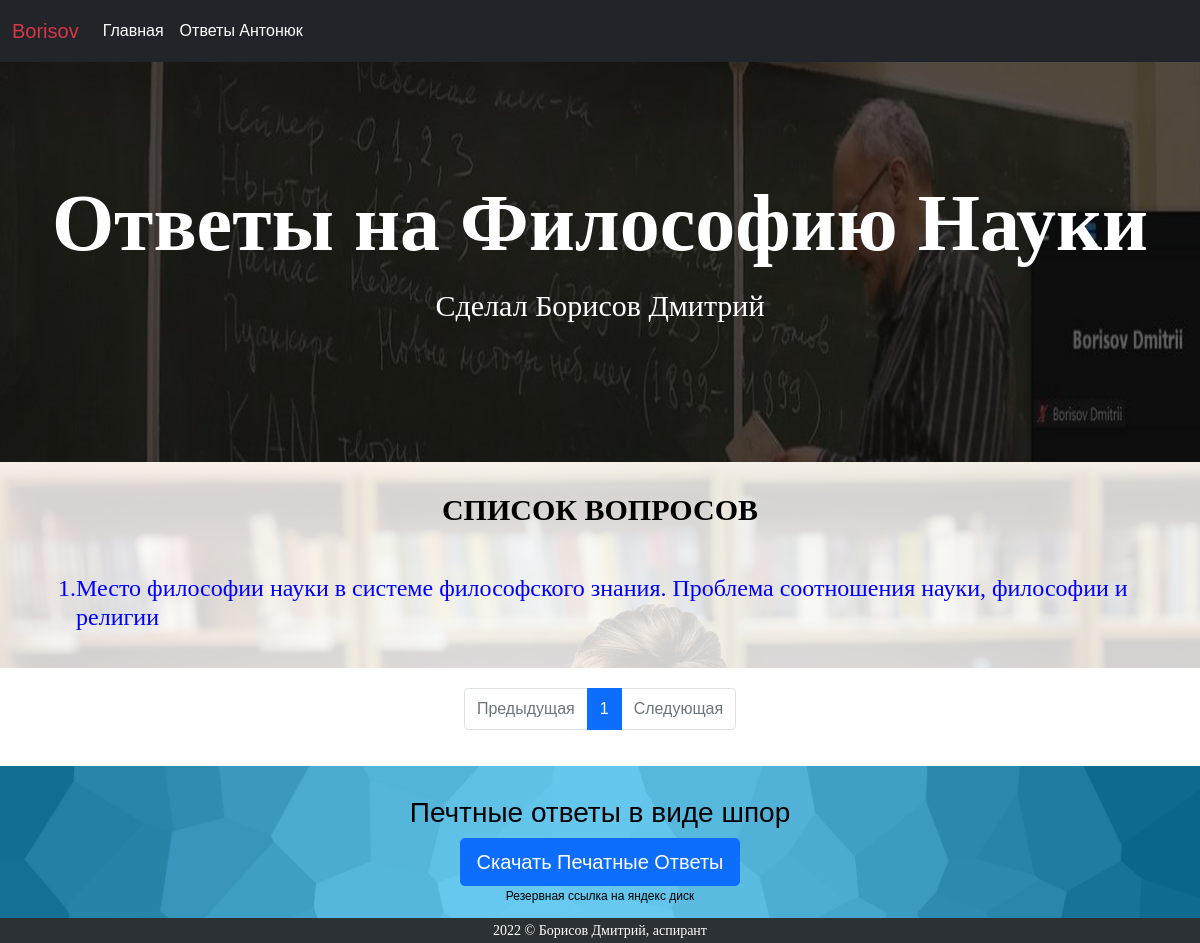
The page /list/ on the database as committed earlier.
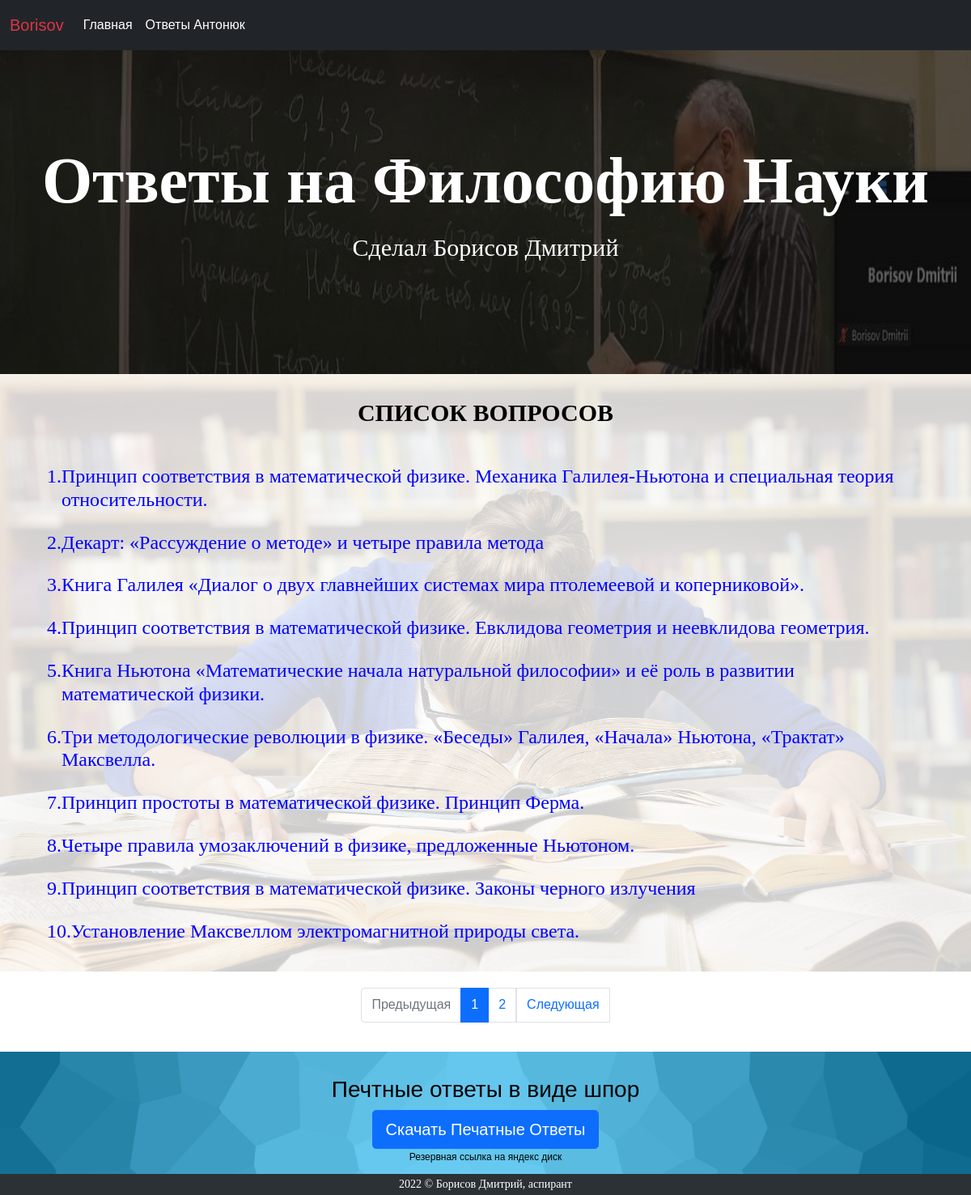
The same page on the database as committed later.
### badphilosopher/models.py (models this page shows, shortened)
class Lections(models.Model):
    number = models.IntegerField(unique=True)
    name_question = models.TextField(blank=True, null=True)
    answer = RichTextUploadingField(blank=True, null=True)
    visible = models.BooleanField(blank=True, null=True)

### badphilosopher/views.py (the view)
# urls.py: path('list/', AnswerListView.as_view(), name='answer_list'), # ГЛАВНАЯ
class AnswerListView(View):
    def get(self, request, *args, **kwargs):
        achieves = Lections.objects.order_by('number').all()
        paginator = Paginator(achieves, 10)
        page_number = request.GET.get('page')
        achieves_obj  = paginator.get_page(page_number)
        return render(request, 'badphilosopher/answer_list.html', context={'achieves_obj': achieves_obj })

### badphilosopher/templates/badphilosopher/answer_list.html
{% extends './base.html' %}
{% load static %}
{% block head_block %}
    <link rel="stylesheet" type="text/css" href="{% static 'css/answer_list.css' %}">
{% endblock %}
{% block answers %}
<section class="answer_list">
    <div class="container">
        <h2 class="answer_list__header"> СПИСОК ВОПРОСОВ </h2>
        <div class="answer_list__block">
            {% for achieve in achieves_obj %}
            <a href="{% url 'detailed_answer' achieve.number %}" class="answer_link nav-link answer_list__link" style="color: blue; font-weight: bold">
                <div class="p-0 m-0" style="display: flex; align-items: start">
                    <h4>{{achieve.number}}.</h4>
                    <h4>{{achieve.name_question|safe}}</h4>
                </div>
            </a>
            {% endfor %}
        </div>
    </div>
</section>
{% endblock %}
{% block pagination %}
<div class="my_paginator">
    <nav aria-label="Paginate me">
      <ul class="pagination justify-content-center">
        {% if achieves_obj.has_previous %}
            <a class="page-link" href="?page={{ achieves_obj.previous_page_number }}" tabindex="-1">Предыдущая</a>
        {% else %}
            <li class="page-item disabled">
                <a class="page-link disabled" href="#" tabindex="-1">Предыдущая</a>
            </li>
        {% endif %}
        {% for i in achieves_obj.paginator.page_range %}
            {% if i == achieves_obj.number %}
                <li class="page-item active"><a class="page-link" href="?page={{ i }}">{{ i }}</a></li>
            {% else %}
                <li class="page-item"><a class="page-link" href="?page={{ i }}">{{ i }}</a></li>
            {% endif %}
        {% endfor %}
        {% if achieves_obj.has_next %}
            <a class="page-link" href="?page={{ achieves_obj.next_page_number }}">Следующая</a>
        {% else %}
            <li class="page-item disabled">
                <a class="page-link" href="#">Следующая</a>
            </li>
        {% endif %}
      </ul>
    </nav>
 </div>
{% endblock %}
{% block extrasection %}
<section class="printed_answer">
    <div class="container">
        <div class="printed_answer__block">
            <h3 class="printed_answer__header">Печтные ответы в виде шпор</h3>
            <a class="btn btn-primary btn-lg printed_answer__btn" type="button" href="/media/exam_lection_Antonyuk.pdf">Cкачать Печатные Ответы</a>
            <a href="https://disk.yandex.ru/i/_TYmwLE4lYDwmg" class="answer_link nav-link active printed_answer__link">Резервная ссылка на яндекс диск</a>
        </div>
    </div>
</section>
{% endblock %}

### badphilosopher/templates/badphilosopher/base.html (shortened to what this page needs)
{% load static %}
<!DOCTYPE html>
<html lang="en">
<head>
    <link href="https://cdn.jsdelivr.net/npm/bootstrap@5.1.3/dist/css/bootstrap.min.css" rel="stylesheet">
    <link rel="stylesheet" type="text/css" href="{% static 'css/answer_list.css' %}">
    {% block head_block %}{% endblock %}
</head>
<body>
{% include './block/navbar.html' %}
<section class="slider">
    <img class="slider__img" src="{% static 'img/antonuk_photo_2.jpg' %}" alt="HEADER">
    <h2 class="slider__text_big"> Ответы на Философию Науки </h2>
    <p class="slider__text_small"> Сделал Борисов Дмитрий </p>
</section>
{% block answers %} {% endblock %}
{% block pagination %}{% endblock %}
{% block extrasection %}{% endblock %}
<section class="footer__bottom">
    2022 &copy; Борисов Дмитрий, аспирант
</section>
</body>
</html>

### badphilosopher/templates/badphilosopher/block/navbar.html (shortened to what this page needs)
<nav class="navbar navbar-expand-lg navbar-dark bg-dark sticky-top">
    <div class="container-fluid">
        <a href="{% url 'main_page' %}" class="navbar-brand text-danger">Borisov</a>
        <div class="collapse navbar-collapse" id="navbarSupportedContent">
            <div class="navbar-collapse" id="navbarNav">
                <ul class="navbar-nav mr-auto">
                    <li class="nav-item"><a href="{% url 'main_page' %}" class="nav-link active">Главная</a></li>
                    <li class="nav-item"><a href="{% url 'answer_list' %}" class="nav-link active">Ответы Антонюк</a></li>
                </ul>
            </div>
        </div>
    </div>
</nav>

### badphilosopher/static/css/answer_list.css (style rules this page uses)
* { position: relative; box-sizing: border-box; font-weight: initial; }
body { margin: 0; padding: 0; font-family: 'Montserrat', sans-serif; font-size: 16px; line-height: 1.8; color: #000000; min-height: 100vh; display: flex; flex-direction: column; }
.slider { position: relative; min-height: 400px; display: flex; flex-direction: column; justify-content: center; align-items: center; text-align: center; }
.slider__img { position: absolute; left: 0; top: 0; z-index: -1; width: 100%; height: 100%; filter: brightness(40%); }
.slider__img:after { content: ""; position: absolute; left: 0; top: 0; z-index: -1; width: 100%; height: 100%; background: red; }
.slider__text_big { z-index: 10; display: block; font-family: Montserrat, serif; font-size: 80px; font-weight: bold; color: white; }
.slider__text_small { z-index: 10; display: block; font-family: Montserrat, serif; font-size: 30px; color: white; }
.answer_list { position: relative; padding: 10px; display: flex; flex-direction: column; justify-content: center; align-items: center; background-color: #aba9a9; background-color: rgba(255,255,255,0.8); }
.answer_list:before { content: ' '; display: block; position: absolute; left: 0; top: 0; width: 100%; height: 100%; z-index: -1; background-image: url('../img/bg_study.jpg'); background-repeat: no-repeat; background-position: 50% 0; background-size: cover; }
.answer_list__header { font-family: Montserrat, serif; font-size: 30px; font-weight: bold; text-align: center; padding: 20px 0 20px 0; }
.answer_list__block { padding: 10px 0 10px 0; }
.answer_list__link { font-family: Montserrat, serif; font-size: 18px; }
.footer__bottom { margin-top: auto; text-align: center; font-family: Montserrat, serif; font-size: 14px; background-color: #2b3134; color: white; }
.printed_answer { position: relative; padding: 20px 0 0 0 ; display: flex; flex-direction: column; justify-content: center; align-items: center; background-color: #aba9a9; background-color: rgba(255,255,255,0); }
.printed_answer:after { content: ' '; display: block; position: absolute; left: 0; top: 0; width: 100%; height: 100%; z-index: -1; background-image: url('../img/bg_bloe.jpg'); background-repeat: no-repeat; background-position: 50% 0; background-size: cover; }
.printed_answer__block { display:flex; flex-direction: column; align-items: center; margin: 10px 0 10px 0; }
.printed_answer__link { font-size: 12px; padding: 0; margin: 0; color: black; }
.my_paginator { padding: 20px 0 20px 0; }

Rows that differ between the two databases and show on the page:
changed Lections: name_question "Место философии науки в системе философского знания. Проблема соотношения науки, философии и религии" → "Принцип соответствия в математической физике. Механика Галилея-Ньютона и специальная теория относительности."
added Lections: number "2", name_question "Декарт: «Рассуждение о методе» и четыре правила метода"
added Lections: number "3", name_question "Книга Галилея «Диалог о двух главнейших системах мира птолемеевой и коперниковой»."
added Lections: number "4", name_question "Принцип соответствия в математической физике. Евклидова геометрия и неевклидова геометрия."
added Lections: number "5", name_question "Книга Ньютона «Математические начала натуральной философии» и её роль в развитии математической физики."
added Lections: number "6", name_question "Три методологические революции в физике. «Беседы» Галилея, «Начала» Ньютона, «Трактат» Максвелла."
added Lections: number "7", name_question "Принцип простоты в математической физике. Принцип Ферма."
added Lections: number "8", name_question "Четыре правила умозаключений в физике, предложенные Ньютоном."
added Lections: number "9", name_question "Принцип соответствия в математической физике. Законы черного излучения"
added Lections: number "10", name_question "Установление Максвеллом электромагнитной природы света."
Other text that changed with them:
new list line: "2"
